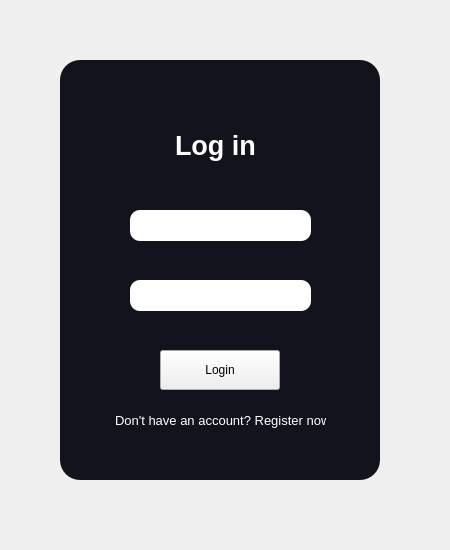
<?xml version="1.0" encoding="UTF-8"?>
<ui version="4.0">
 <class>Form</class>
 <widget class="QWidget" name="Form">
  <property name="geometry">
   <rect>
    <x>0</x>
    <y>0</y>
    <width>450</width>
    <height>550</height>
   </rect>
  </property>
  <property name="windowTitle">
   <string>Form</string>
  </property>
  <widget class="QWidget" name="widget_2" native="true">
   <property name="geometry">
    <rect>
     <x>30</x>
     <y>30</y>
     <width>370</width>
     <height>480</height>
    </rect>
   </property>
   <property name="styleSheet">
    <string notr="true">QPushButton #pushButton{
border-radius: 10px;
background-color:rgb(16, 24, 37);
}

QPushButton #pushButton:hover{
background-color:#85C1E9;
}</string>
   </property>
   <widget class="QLabel" name="label">
    <property name="geometry">
     <rect>
      <x>30</x>
      <y>30</y>
      <width>320</width>
      <height>420</height>
     </rect>
    </property>
    <property name="styleSheet">
     <string notr="true">border-radius: 20px;
background-color: rgb(19, 19, 29);</string>
    </property>
    <property name="text">
     <string/>
    </property>
   </widget>
   <widget class="QLabel" name="LoginLabel">
    <property name="geometry">
     <rect>
      <x>145</x>
      <y>95</y>
      <width>81</width>
      <height>40</height>
     </rect>
    </property>
    <property name="font">
     <font>
      <pointsize>20</pointsize>
      <weight>75</weight>
      <bold>true</bold>
     </font>
    </property>
    <property name="styleSheet">
     <string notr="true">color:white;</string>
    </property>
    <property name="midLineWidth">
     <number>4</number>
    </property>
    <property name="text">
     <string>Log in</string>
    </property>
   </widget>
   <widget class="QLineEdit" name="lineEdit">
    <property name="geometry">
     <rect>
      <x>100</x>
      <y>180</y>
      <width>181</width>
      <height>31</height>
     </rect>
    </property>
    <property name="styleSheet">
     <string notr="true">border-radius: 10px;</string>
    </property>
    <property name="text">
     <string/>
    </property>
   </widget>
   <widget class="QPushButton" name="pushButton">
    <property name="geometry">
     <rect>
      <x>130</x>
      <y>320</y>
      <width>120</width>
      <height>40</height>
     </rect>
    </property>
    <property name="text">
     <string>Login</string>
    </property>
   </widget>
   <widget class="QLineEdit" name="lineEdit_2">
    <property name="geometry">
     <rect>
      <x>100</x>
      <y>250</y>
      <width>181</width>
      <height>31</height>
     </rect>
    </property>
    <property name="styleSheet">
     <string notr="true">border-radius: 10px;</string>
    </property>
    <property name="text">
     <string/>
    </property>
   </widget>
   <widget class="QLabel" name="label_2">
    <property name="geometry">
     <rect>
      <x>85</x>
      <y>380</y>
      <width>211</width>
      <height>20</height>
     </rect>
    </property>
    <property name="font">
     <font>
      <pointsize>10</pointsize>
      <weight>50</weight>
      <bold>false</bold>
     </font>
    </property>
    <property name="styleSheet">
     <string notr="true">color:white</string>
    </property>
    <property name="text">
     <string>Don't have an account? Register now</string>
    </property>
   </widget>
  </widget>
 </widget>
 <resources/>
 <connections/>
</ui>
